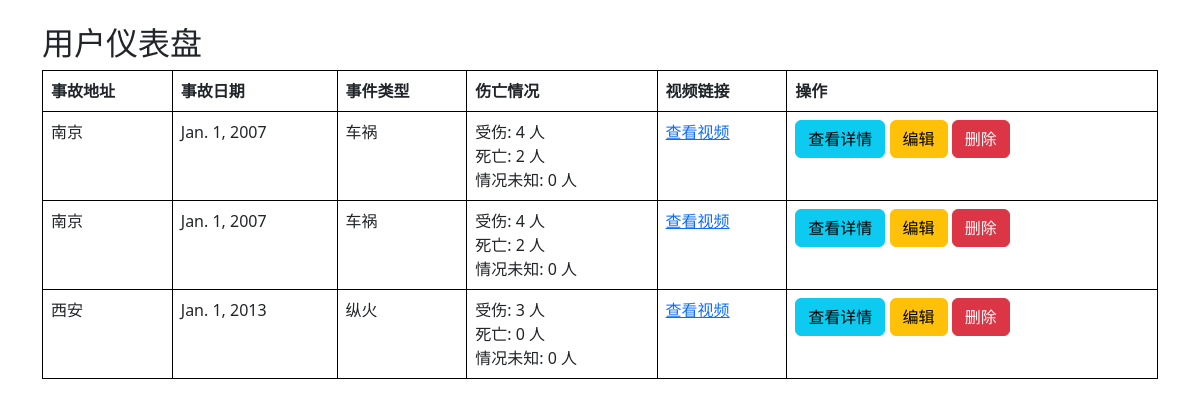
Before: /user_dashboard/ (signed in) with the older database file.
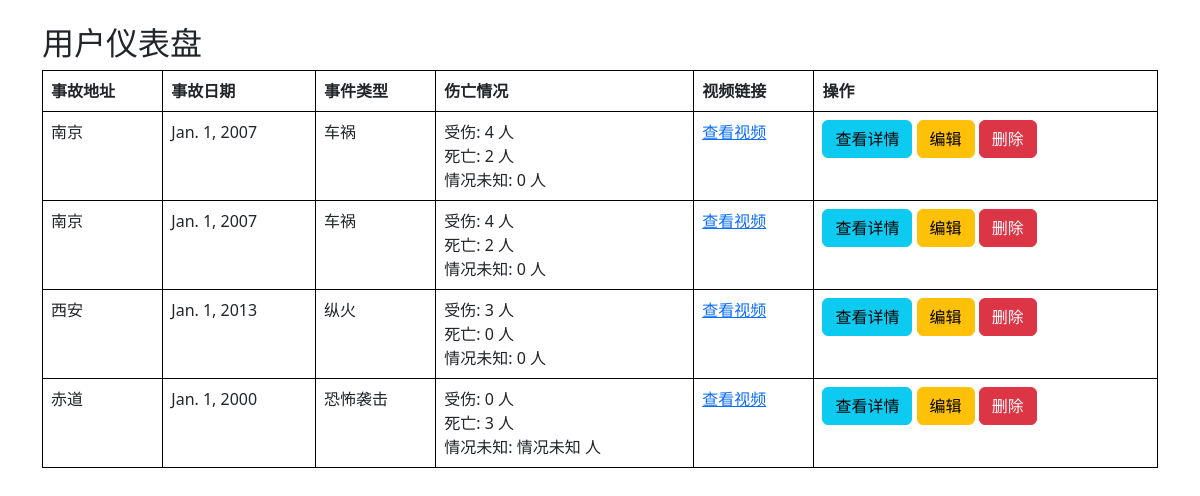
After: the same page with the newer database file.
### data/models.py (models this page shows, shortened)
class Accident(models.Model):
    address = models.CharField(max_length=200)
    accident_date = models.DateField()
    description = models.TextField()
    accident_type = models.CharField(max_length=200)
    injured = models.IntegerField(default=0)
    dead = models.IntegerField(default=0)
    unknown = models.CharField(max_length=200, default='情况未知')
    latitude = models.FloatField(default=0.0)
    longitude = models.FloatField(default=0.0)
    video_link = models.CharField(max_length=200)
    is_approved = models.BooleanField(False)
    is_deleted = models.BooleanField(default=False)
    created_by = models.ForeignKey(User, on_delete=models.CASCADE)

### users/views.py (the view)
# urls.py: path('user_dashboard/', views.user_dashboard, name='user_dashboard'),
@login_required
def user_dashboard(request):
    user = request.user
    if user.is_staff:
        accidents = Accident.objects.filter(is_deleted=False)
    else:
        accidents = Accident.objects.filter(created_by=user)
    return render(request, 'users/user_dashboard.html', {'accidents': accidents})

### templates/users/user_dashboard.html
{% extends 'base_generic.html' %}
{% block content %}
<div class="container mt-4">
    <h2>用户仪表盘</h2>
    {% if accidents %}
        <table class="table table-bordered" style="border-collapse: collapse; width: 100%; border: 1px solid black;">
            <thead>
                <tr>
                    <th style="border: 1px solid black; padding: 8px;">事故地址</th>
                    <th style="border: 1px solid black; padding: 8px;">事故日期</th>
                    <th style="border: 1px solid black; padding: 8px;">事件类型</th>
                    <th style="border: 1px solid black; padding: 8px;">伤亡情况</th>
                    <th style="border: 1px solid black; padding: 8px;">视频链接</th>
                    <th style="border: 1px solid black; padding: 8px;">操作</th>
                </tr>
            </thead>
            <tbody>
                {% for accident in accidents %}
                    <tr>
                        <td style="border: 1px solid black; padding: 8px;">{{ accident.address }}</td>
                        <td style="border: 1px solid black; padding: 8px;">{{ accident.accident_date }}</td>
                        <td style="border: 1px solid black; padding: 8px;">{{ accident.accident_type }}</td>
                        <td style="border: 1px solid black; padding: 8px;">
                            受伤: {{ accident.injured|default:0 }} 人<br>
                            死亡: {{ accident.dead|default:0 }} 人<br>
                            情况未知: {{ accident.unknown|default:0 }} 人
                        </td>
                        <td style="border: 1px solid black; padding: 8px;">
                            <a href="{{ accident.video_link }}" target="_blank">查看视频</a>
                        </td>
                        <td style="border: 1px solid black; padding: 8px;">
                            <a href="{% url 'accident_detail' accident.id %}" class="btn btn-info">查看详情</a>
                            <a href="{% url 'accident_edit' accident.id %}" class="btn btn-warning">编辑</a>
                            <a href="{% url 'accident_delete' accident.id %}" class="btn btn-danger">删除</a>
                        </td>
                    </tr>
                {% endfor %}
            </tbody>
        </table>
    {% else %}
        <p>您还没有提交任何事故记录。</p>
    {% endif %}
</div>
{% endblock %}

Changed rows visible on the page:
added Accident: address "赤道", accident_date "Jan. 1, 2000", accident_type "恐怖袭击", injured "0", dead "3", unknown "情况未知"
